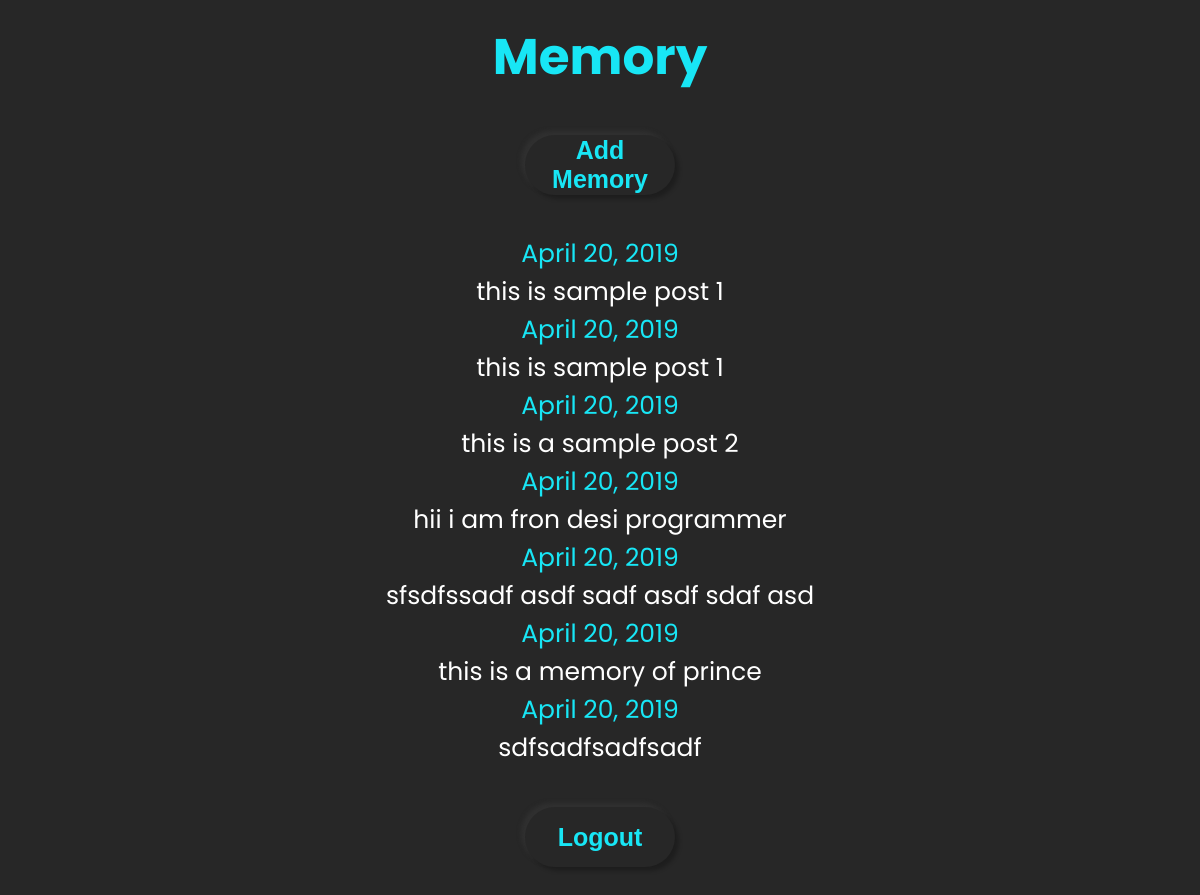
Page /show/ (signed in) on the committed database.
### Mydiary/models.py (models this page shows)
class memory(models.Model):
    content = models.TextField()
    date = models.DateField(("Date"), default=datetime.date.today)
    user = models.ForeignKey(User, on_delete=models.CASCADE, )

### Mydiary/views.py (the view)
# urls.py: path('show/', show, name="show"),
@login_required(login_url='/accounts/login')
def show(request):
    log_user = request.user
    memories = memory.objects.filter(user=log_user)
    return render(request, 'showdiary.html', {'m':memories})

### templates/showdiary.html (shortened to what this page needs)
<!DOCTYPE html>
<html lang="en">
<head>
</head>
<body>
  <div class="container">
    <div class="title">
      <h4>Memory</h4>
    </div>
    <a href="{% url 'add' %}"><button>Add Memory</button></a>
    {% for mems in m %}
    <div class="date-display">{{ mems.date }}</div>
    <div class="content-display">{{ mems.content }}</div>
    {% endfor %}
    <a href="{% url 'logout' %}"><button>Logout</button></a>
</body>
</html>

### templates/showdiary.html (style rules this page uses)
* { margin: 0; padding: 0; box-sizing: border-box; }
body { text-align: center; justify-content: center; align-items: center; height: 100vh; font-family: Poppins; background: rgb(39, 39, 39); -webkit-font-smoothing: antialiased; }
.title { margin-top: 20px; font-size: 50px; text-align: center; color: rgb(24, 230, 245); }
button { width: 150px; height: 60px; border: 0; font-size: 25px; font-weight: 600; margin: 2.5rem; border-radius: 30px; color: rgb(24, 230, 245); background: rgb(39, 39, 39); cursor: pointer; box-shadow: 4px 4px 4px rgba(0, 0, 0, 0.248), -4px -4px 4px rgb(48, 48, 48); }
.date-display { text-align: center; color: rgb(24, 230, 245); font-size: 25px; }
.content-display { text-align: center; color: white; font-size: 25px; margin-left: 200px; margin-right: 200px; }

### rows in the picture
memory: date "April 20, 2019", content "this is sample post 1"
memory: date "April 20, 2019", content "this is sample post 1"
memory: date "April 20, 2019", content "this is a sample post 2"
memory: date "April 20, 2019", content "hii i am fron desi programmer"
memory: date "April 20, 2019", content "sfsdfssadf asdf sadf asdf sdaf asd"
memory: date "April 20, 2019", content "this is a memory of prince"
memory: date "April 20, 2019", content "sdfsadfsadfsadf"
